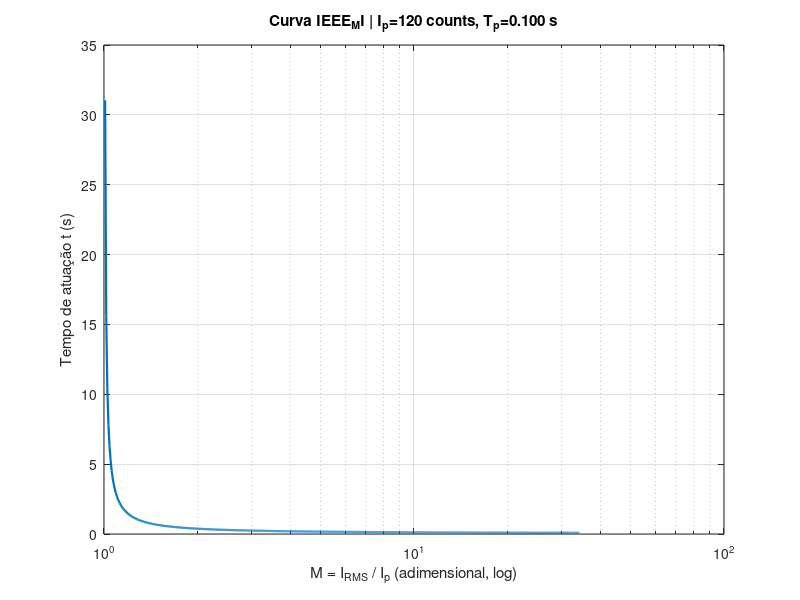
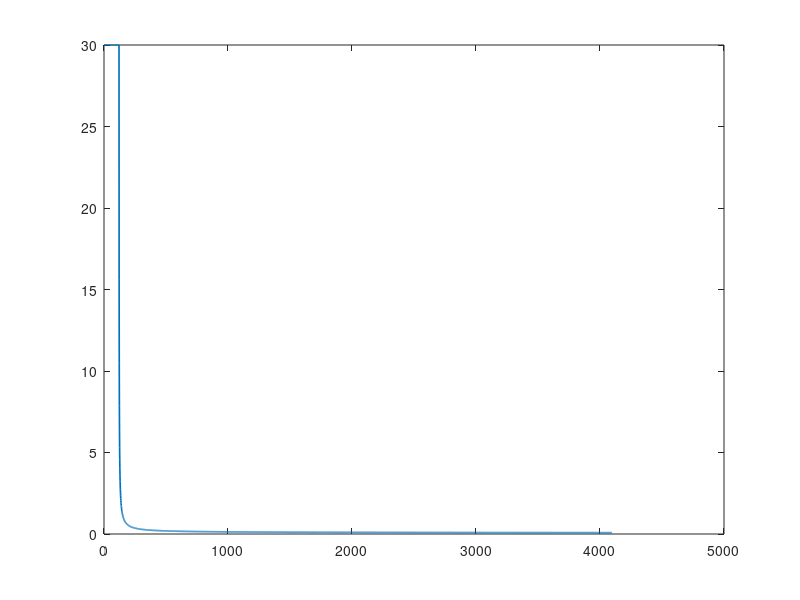

Write MATLAB code to recreate these figures, in order. (Note: this script raises an error after producing the figures.)
%% ================================================================
%  CURVA 51 / 51N (IEC): Geração de LUT (0..4095 contagens RMS)
%  Entradas: Tp, Ip (counts), curva, tmin, tmax
%  Saída: LUT em ms (inteira), com tmax até Ip
% ================================================================
clear; close all; clc;

%% --------- ENTRADAS DO USUÁRIO ---------------------------------
Tp_s    = 0.100;     % Time dial (segundos)
Ip      = 120;       % Pickup em contagens RMS (0..4095)
curva   = 'IEEE_MI';      % 'NI' | 'VI' | 'EI' | 'LTI'
tmin_ms = 1;        % limite inferior (ms)
tmax_ms = 30000;     % limite superior (ms)

%% --------- EIXO DE IRMS (12 bits) ------------------------------
Irms = 0:4095;                       % todos os valores possíveis (RMS, 12 bits)
M    = Irms ./ max(Ip,1);            % razão M = I/Ip (evita divisão por zero)

%% --------- PARÂMETROS DA CURVA IEC -----------------------------
switch upper(strtrim(curva))
    case 'NI'   % Inversa Normal
        K = 0.14;   alpha = 0.02; B = 0;
    case 'VI'   % Muito Inversa
        K = 13.5;   alpha = 1.00; B = 0;
    case 'EI'   % Extremamente Inversa
        K = 80.0;   alpha = 2.00; B = 0;
    case 'LTI'  % Inversa Longa
        K = 120.0;  alpha = 1.00; B = 0;
    case 'IEEE_MI'
        K = 0.0515; alpha = 0.02; B = 0.1140;
    otherwise
        error('Curva inválida. Use: ''NI'', ''VI'', ''EI'' ou ''LTI''.');
end

%% --------- CÁLCULO DO TEMPO -----------------------------------
% Apenas para M>1 aplicamos a expressão; abaixo/igual a Ip => 0 (sem atuação)
idx_act  = (M > 1);
denom    = (M(idx_act).^alpha) - 1.0;
t_s      = zeros(size(Irms));             % segundos (double)
t_s(idx_act) = ((K ./ denom) + B) * Tp_s;       % t = K/(M^alpha - 1) * Tp

% Limites práticos em ms e quantização simples (inteiro)
t_ms          = 1000 * t_s;               % ms (double)
t_ms_raw = t_ms;
t_ms(idx_act) = max(t_ms(idx_act), tmin_ms);
t_ms(idx_act) = min(t_ms(idx_act), tmax_ms);

% ---- LUT final: 0..4095 em milissegundos, zeros até Ip ----------
lut_ms = round(t_ms);                      % inteiro (pode ser uint32 se quiser)
lut_ms(~idx_act) = tmax_ms;                      % força tmax nas posições Irms <= Ip

%% --------- GRÁFICOS --------------------------------------------
% (1) Temporização em segundos para Irms/Ip > 1
figure('Name','Tempo (s) apenas para M>1');
semilogx(M(idx_act), t_s(idx_act), 'LineWidth', 1.6);
grid on; xlabel('M = I_{RMS} / I_p (adimensional, log)');
ylabel('Tempo de atuação t (s)');
title(sprintf('Curva %s | I_p=%d counts, T_p=%.3f s', upper(curva), Ip, Tp_s));

% (2) LUT completa (0..4095) em ms
figure('Name','LUT completa 0..4095');
plot(Irms, lut_ms/1000, 'LineWidth', 1.2);
hold on; xline(Ip, '--r', 'Pickup (Ip)', 'LabelVerticalAlignment','bottom');
grid on; xlim([0 4095]);
xlabel('I_{RMS} (counts)');
ylabel('Tempo (s)');
title(sprintf('LUT 0..4095 (ms) | zeros até Ip=%d | Curva %s', Ip, upper(curva)));

%% --------- (Opcional) Exibir alguns valores --------------------
fprintf('Exemplos:\n');
for val = 0:4095
    if val >= 0 && val <= 4095
        fprintf('Irms=%4d -> LUT=%5d ms\n', val, lut_ms(val+1));
    end
end


%% Geração de arquivo para inicializar RAM
% Supondo que o seu vetor é 'lut_ms' (1x2048 ou 2048x1), inteiro não-negativo
lut = uint32(lut_ms(:));                       % garante tipo inteiro
lut = min(lut, uint32(2^20-1));                % clamp em 20 bits

fid = fopen('lut_ms.mem','w');
fprintf(fid, '%05X\n', lut);                   % 20 bits -> 5 hex por linha
fclose(fid);

lut = uint32(lut_ms(:));
fid = fopen('lut_init.vhd','w');
fprintf(fid,'shared variable ram : memory_t := (\n');
for i = 1:numel(lut)
    fprintf(fid,'  %4d => std_logic_vector(to_unsigned(%u, 20)),\n', i-1, lut(i));
end
fprintf(fid,'  others => (others => ''0'')\n);\n');
fclose(fid);


%% Gerar coe

% Parâmetros
WIDTH = 20; 
DEPTH = 4096;

% vetor:
lut = uint32(lut_ms(:));              % garante tipo inteiro sem sinal
lut = mod(lut, 2^WIDTH);              % clamp/two's complement para WIDTH

% Ajusta tamanho: corta ou preenche com zero
if numel(lut) < DEPTH
    lut(end+1:DEPTH) = 0;
elseif numel(lut) > DEPTH
    lut = lut(1:DEPTH);
end

% Escreve COE em HEX com 5 dígitos (20 bits)
fid = fopen('lut_ms.coe','w');
fprintf(fid,'memory_initialization_radix=16;\n');
fprintf(fid,'memory_initialization_vector=\n');
for i = 1:DEPTH
    sep = ','; if i==DEPTH, sep = ';'; end
    fprintf(fid, '%05X%s\n', lut(i), sep);
end
fclose(fid);
